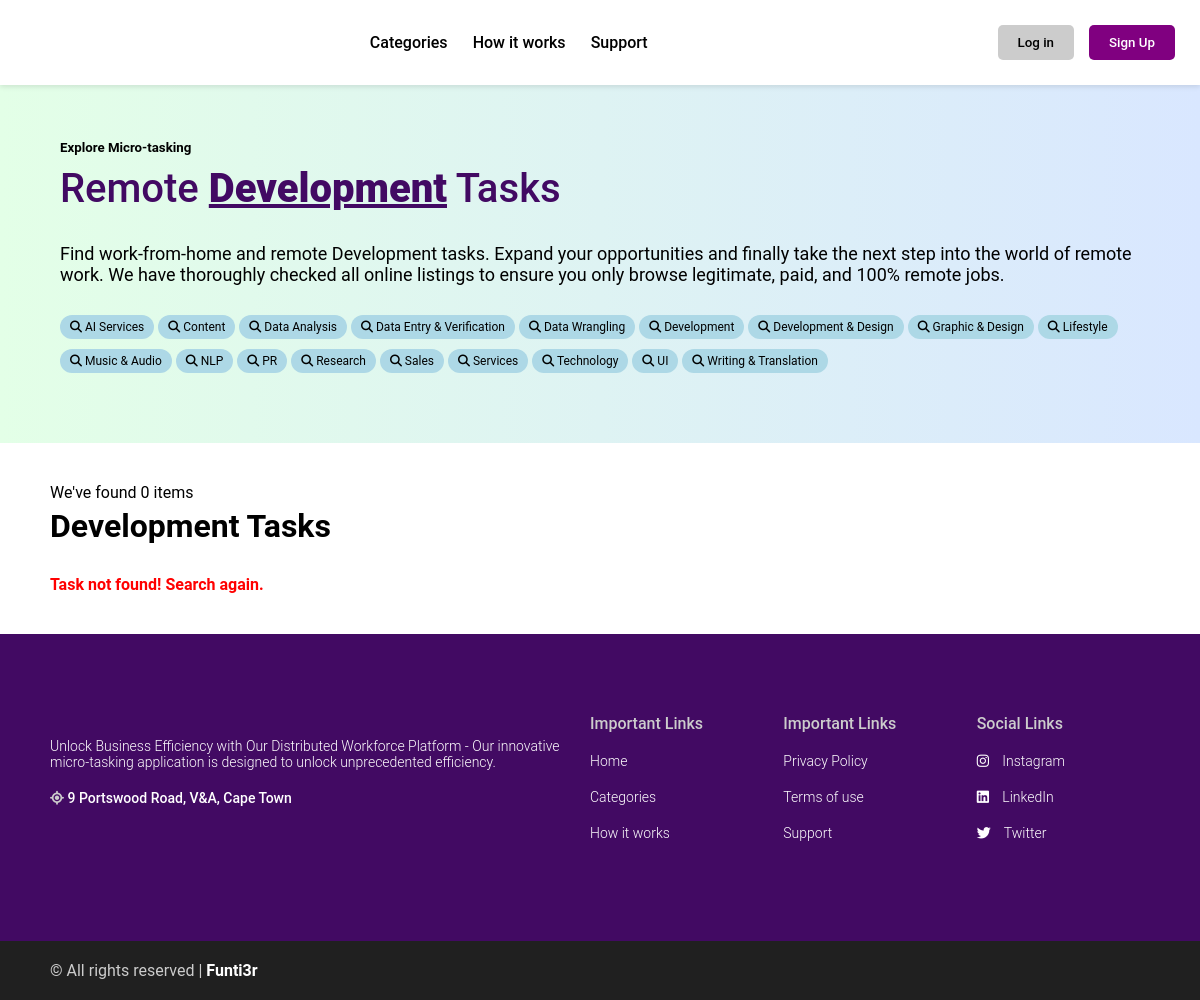
/category/6/, run on the app's committed database.
### tasks/models.py (models this page shows, shortened)
class Category(models.Model):
    name = models.CharField(max_length=255)
    icon = models.ImageField(upload_to='category_icons/', null=True, blank=True)
    class Meta:
        ordering = ("name",)
        verbose_name_plural = "Categories"

### myapp/views.py (the view)
# urls.py: path('category/<int:category_id>/', category_tasks, name='category_tasks'),
def category_tasks(request, category_id):
    categories = Category.objects.all()
    category = get_object_or_404(Category, id=category_id)
    tasks = Task.objects.filter(category=category)
    return render(request, "myapp/category_tasks.html", {"category": category, "categories": categories ,"tasks": tasks})

### notifications/context_processors.py (called while the page is built)
def notifications(request):
    if request.user.is_authenticated:
        return {"notifications": request.user.notifications.filter(is_read=False)}
    else:
        return {"notifications": []}

### myapp/templates/myapp/category_tasks.html (shortened to what this page needs)
{% extends "myapp/nav-footer.html" %}
{% load static %}
{% block content %}
<div class="main">
    <div class="hero">
        <div class="hero-section">
            <h5 class="hero-subtitle">Explore Micro-tasking</h5>
            <h1 class="hero-section-title">
                Remote <span>{{ category.name }}</span> Tasks
            </h1>
                <p class="hero-text">Find work-from-home and remote {{ category.name }} tasks. Expand your opportunities and finally take the next step into the world of remote work. We have thoroughly checked all online listings to ensure you only browse legitimate, paid, and 100% remote jobs.
                </p>
                <div class="hero-categories">
                    <div class="categories">
                            {% for category in categories %}
                            <a href="{% url 'category_tasks' category.id %}">
                                <button class="btn-category">
                                    <i class="fa fa-search"></i> {{ category.name }}
                                </button>
                            </a>
                            {% endfor %}
                    </div>
                </div>
        </div>
    </div>
</div>
<div class="category-results">
<div class="container">
    <h2 class="category-title">We've found {{ category.tasks.count }} items </h2>
    <h1 class="title">{{ category.name }} Tasks</h1>
    <div class="card-grid">
        {% for task in tasks %}
           <div class="card-item">
            {% if task.image %}
            <img src="{{ task.image.url }}" class="image" alt="Task Image">
            {% endif %}
                        <div class="card-body">
                            <div class="info">
                                <h2 class="card-title">{{ task.title }}</h2>
                                <h2 class="card-amount">{{ task.category }}</h2>
                            </div>
                            <p class="card-description"> {{ task.short_description|truncatewords:10 }} </p>
                            <!-- {% if user.is_authenticated %}
                                <form action="{% url 'toggle_favorite' task.id %}" method="post">
                                    {% csrf_token %}
                                    <input type="submit" class="favorite" value="{% if task in user.favorite_tasks.all %} Remove from Favorites{% else %} Add to Favorites {% endif %}">
                                </form>
                            {% else %}
                                <p>Login to add to Favorites.</p>
                            {% endif %}  -->
                        </div>
                        <div class="card-footer">
                            {% if request.user == task.created_by %}
                                <a href="{% url 'edit_task' task.id %}" class="edit">Edit</a>
                                <a href="{% url 'delete_task' task.id %}" class="delete">Delete</a>
                            {% else %}
                                <a href="{% url 'task_detail' task.id %}" class="view-more">View More</a>
                            {% endif %}
                            <div class="company-name">
                                {% if task.company_logo %}
                                <img src="{{ task.company_logo.url }}" class="company_logo">
                                {% endif %}
                            </div>
                        </div>
                    </div>
        {% empty %}
        <p class="task-notification">Task not found! Search again.</p>
        {% endfor %}
    </div>
</div>
</div>
{% endblock content %}

### static/css/style.css (style rules this page uses)
:root { --color-primary: #420A63; --color-secondary: #FC6B26; --color-tertiary: #F70A03; --color: rgb(255,255,255); --background-color: rgb(29, 38,154); --box-shadow: 0 6px 7px -4px rgba(0,0,0,0.2); }
* { margin: 0; padding: 0; box-sizing: border-box; text-decoration: none; list-style: none; font-family: 'Roboto', Arial, sans-serif; }
a { text-decoration: none; }

### static/css/card.css (style rules this page uses)
.card-grid { display:grid; grid-template-columns: repeat(auto-fit, minmax(250px, 1fr)); gap: 20px; }

### myapp/templates/myapp/category_tasks.html (style rules this page uses)
body { padding-top: 80px; }
.container { max-width: 1100px; margin: 0 auto; }
.task-notification { color: red; font-weight: 600; }
.title { margin-bottom: 30px; }
.main { background: linear-gradient(90deg, #e3ffe7 0%, #d9e7ff 100%); padding: 60px; }
.hero { max-width: 1100px; margin: 0 auto; display: grid; grid-template-columns: 1fr; gap: 40px; align-items: center; }
.hero-section-title { font-weight: 500; font-size: 40px; }
.hero-section-title span { font-weight: 900; color: #420A63; text-decoration: underline; }
.hero-subtitle { margin-bottom: 10px; }
.hero-text { font-size: 18px; font-weight: 400; margin: 30px 0; }
.btn-category { font-size: 12px; background: lightblue; border: none; border-radius: 20px; padding: 5px 10px; cursor: pointer; transition: all 0.1s ease; margin-bottom: 10px; }
.hero-categories { margin-top: 15px; display: flex; flex-wrap: wrap; align-items: center; gap: 20px; }
.category-title { font-size: 12px; font-weight: 400; }
a { color: black; }
.category-results { margin: 40px 0; }
.category-title { font-size: 16px; margin-bottom: 5px; }

### data on the page
Category: name "Development", tasks.count "0"
Category: name "AI Services"
Category: name "Content"
Category: name "Data Analysis"
Category: name "Data Entry & Verification"
Category: name "Data Wrangling"
Category: name "Development & Design"
Category: name "Graphic & Design"
Category: name "Lifestyle"
Category: name "Music & Audio"
Category: name "NLP"
Category: name "PR"
Category: name "Research"
Category: name "Sales"
Category: name "Services"
Category: name "Technology"
Category: name "UI"
Category: name "Writing & Translation"
